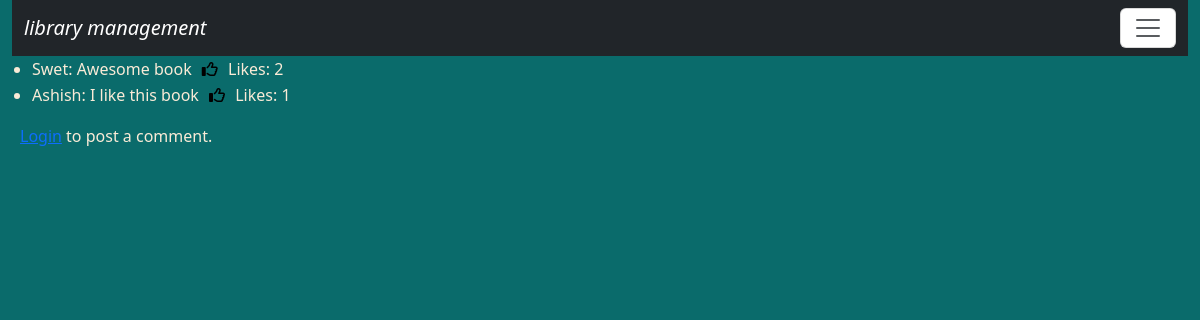
The page /comments/5/ on the database its author committed.
### library/models.py (models this page shows)
class Comment(models.Model):
    user = models.ForeignKey(User, on_delete=models.CASCADE)
    book = models.ForeignKey(Book, on_delete=models.CASCADE)
    text = models.TextField()
    likes = models.ManyToManyField(User,related_name='comment_likes', blank=True)
    def total_likes(self):
        return self.likes.count()

### library/views.py (the view)
# urls.py: path('comments/<int:id>/',views.addcomment,name='comment'),
def addcomment(request,id):
            book=Book.objects.get(pk=id)
            comments = book.comment_set.all()
            if request.method == "POST":
                text = request.POST.get("text","").strip()
                if text:
                    Comment.objects.create(book=book, user=request.user,text=text)
                    return redirect('comment', id=book.id)
            return render(request,'comment.html',{'alldata':comments ,'book':book})

### library/templates/comment.html (shortened to what this page needs)
{% extends 'base.html' %}
{% load static %}
{% block content %}
<div>
{% if perms.library.addcomment %}
    <ul>
        {% for comment in alldata %}
            <li>
                {{ comment.user.username }}: {{ comment.text }}&nbsp;&nbsp;
                <span>Likes: {{ comment.total_likes }}</span>
                <form action="{% url 'delcomment' id=comment.id %}" method="POST">
                    {% csrf_token %}
                    <button type="submit" class="btn btn-danger" style="font-size:8px;">Delete</button>
                </form>
            </li>
        {% empty %}
            <li>No comments yet.</li>
        {% endfor %}
    </ul>
{% else %}
    <ul>
        {% for comment in alldata %}
            <li>
                {{ comment.user.username }}: {{ comment.text }}
                <form action="{% url 'like-book' comment.id %}" method="POST" style="display:inline;">
                    <button type="submit" style="border: none; background: none;">
                        {% if request.user in comment.likes.all %}
                            <i class="fa-solid fa-thumbs-up" style="color:blue; font-size:16px;"></i>
                        {% else %}
                            <i class="fa-regular fa-thumbs-up" style="font-size:16px;"></i>
                        {% endif %}
                    </button>
                </form>
                <span>Likes: {{ comment.total_likes }}</span>
            </li>
        {% empty %}
            <li>No comments yet.</li>
        {% endfor %}
    </ul>
    <div style="margin-left:20px;">
        {% if user.is_authenticated %}
            <form method="POST">
                {% csrf_token %}
                <textarea name="text" class="col-sm-4" rows="2" required></textarea><br>
                <button type="submit" class='btn btn-info'>Post Comment</button>
            </form>
        {% else %}
            <p><a href="{% url 'login' %}">Login</a> to post a comment.</p>
        {% endif %}
    </div>
{% endif %}
</div>
{% endblock content %}

### library/static/css/style.css (style rules this page uses)
body { background-color:rgb(10, 107, 107); color:antiquewhite; }

### rows shown on the page
Comment: user.username "Swet", text "Awesome book", total_likes "2"
Comment: user.username "Ashish", text "I like this book", total_likes "1"
